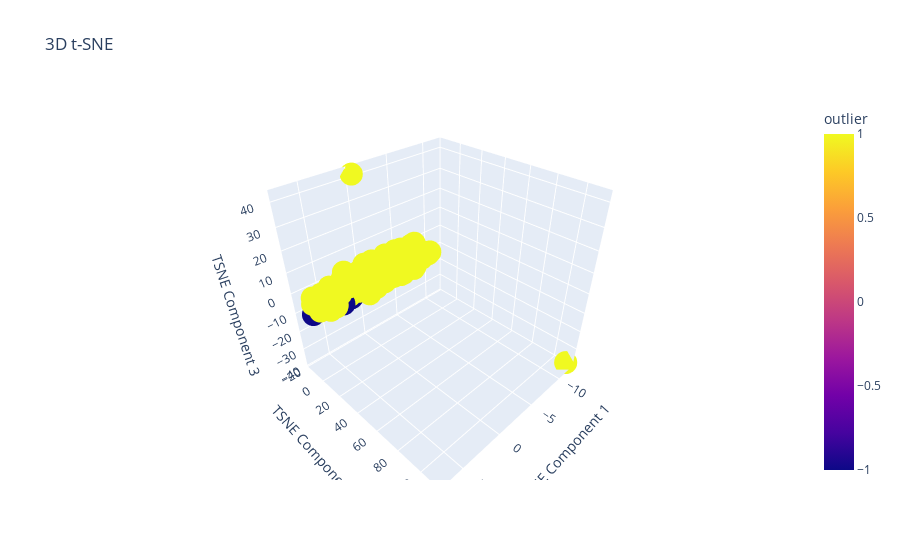

Here is the notebook cell this chart was saved with:
### Code cell
finalDf = tsneDf
fig = px.scatter_3d(tsneDf, 
                    x='TSNE component 1', 
                    y='TSNE component 2', 
                    z='TSNE component 3', 
                    color='outlier',
                    title='3D t-SNE',
                    labels={'TSNE component 1': 'TSNE Component 1', 
                            'TSNE component 2': 'TSNE Component 2', 
                            'TSNE component 3': 'TSNE Component 3'})
fig.show()

### Figure 1 — Plotly figure (JSON) as saved in the notebook; plotly's stock layout.template omitted (floating-point values rounded to 4 significant figures; data arrays with more than 128 entries replaced by an {"elided": "..."} marker saying what was removed)
{"data": [{"hovertemplate": "TSNE Component 1=%{x}<br>TSNE Component 2=%{y}<br>TSNE Component 3=%{z}<br>outlier=%{marker.color}<extra></extra>", "legendgroup": "", "marker": {"color": {"elided": "224 int values"}, "coloraxis": "coloraxis", "symbol": "circle"}, "mode": "markers", "name": "", "scene": "scene", "showlegend": false, "type": "scatter3d", "x": {"elided": "224 float values"}, "y": {"elided": "224 float values"}, "z": {"elided": "224 float values"}}], "layout": {"coloraxis": {"colorbar": {"title": {"text": "outlier"}}, "colorscale": [[0, "#0d0887"], [0.1111, "#46039f"], [0.2222, "#7201a8"], [0.3333, "#9c179e"], [0.4444, "#bd3786"], [0.5556, "#d8576b"], [0.6667, "#ed7953"], [0.7778, "#fb9f3a"], [0.8889, "#fdca26"], [1, "#f0f921"]]}, "legend": {"tracegroupgap": 0}, "scene": {"domain": {"x": [0, 1], "y": [0, 1]}, "xaxis": {"title": {"text": "TSNE Component 1"}}, "yaxis": {"title": {"text": "TSNE Component 2"}}, "zaxis": {"title": {"text": "TSNE Component 3"}}}, "title": {"text": "3D t-SNE"}}}
